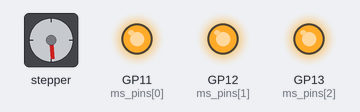
The program below on a simulated Raspberry Pi Pico running CircuitPython. Parts: stepper motor, output pins drawn as LEDs (lit = HIGH). The stepper is drawn at 200 steps a turn; pins used as bus, display or sensor lines are not drawn.

Above: at 0.05 s.
At 1.8 s:
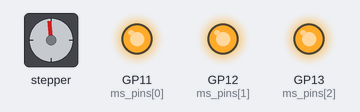
At 3.55 s:
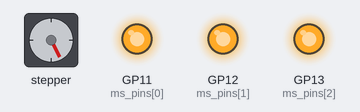
At 7.05 s:
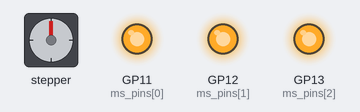
Timing chart, 0 to 9.2 s (numbered marks = the images above):
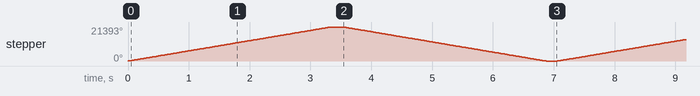

Measured:
- by itself, stepper: turns 21393° clockwise in 3.3 s, then 21393° counter-clockwise in 3.3 s, repeating every 7.1 s

The program:

a4988_driver.py
```python
'''
A4988 datasheet:
http://www.allegromicro.com/~/media/Files/Datasheets/A4988-Datasheet.ashx

microstepping:
https://i.stack.imgur.com/vN7JL.png
'''

import board        # type: ignore
import digitalio    # type: ignore
import time


class A4988:
    def __init__(self, dir_pin, step_pin, ms_pins, delay=0.0001, step_angle=1.8, microsteps=16, gear_ratio=1.0):

        self.dir_pin = digitalio.DigitalInOut(dir_pin)
        self.dir_pin.direction = digitalio.Direction.OUTPUT

        self.step_pin = digitalio.DigitalInOut(step_pin)
        self.step_pin.direction = digitalio.Direction.OUTPUT

        self.ms_pins = [digitalio.DigitalInOut(pin) for pin in ms_pins]
        for pin in self.ms_pins:
            pin.direction = digitalio.Direction.OUTPUT

        self.step_angle = step_angle
        self.microsteps = microsteps
        self.gear_ratio = gear_ratio
        self.delay = delay

        self.step_modes = {1: [False, False, False],
                           2: [True, False, False],
                           4: [False, True, False],
                           8: [True, True, False],
                           16: [True, True, True]}

        if self.microsteps in self.step_modes:
            for pin, state in zip(self.ms_pins, self.step_modes[self.microsteps]):
                pin.value = state

    def set_direction(self, direction):
        self.dir_pin.value = direction

    def step(self):
        self.step_pin.value = True
        time.sleep(self.delay)
        self.step_pin.value = False
        time.sleep(self.delay)

    def move_steps(self, steps):
        direction = steps > 0
        steps = abs(int(steps))
        #print("steps:", steps, "direction:", direction)

        self.set_direction(direction)
        for _ in range(steps):
            self.step()

    def move_angle(self, angle):
        steps = int((angle / self.step_angle) * self.microsteps * self.gear_ratio)
        self.move_steps(steps)


if __name__ == "__main__":
    dir_pin = board.GP15
    step_pin = board.GP14
    ms_pins = [board.GP11, board.GP12, board.GP13]

    driver = A4988(dir_pin, step_pin, ms_pins, delay=0.0001, step_angle=1.8, microsteps=16, gear_ratio=3.7142857)

    while True:
        driver.move_angle(360)
        time.sleep(0.2)

        driver.move_angle(-360)
        time.sleep(0.2)
```
